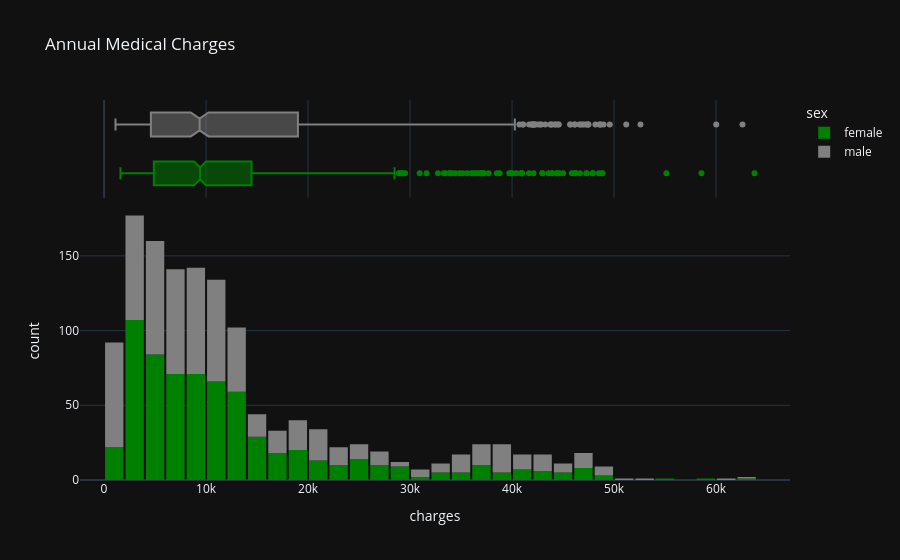

Here is the notebook cell this chart was saved with:
### Code cell
fig = px.histogram(medical_df,
                   x='charges',
                   marginal='box',
                   color='sex',
                   color_discrete_sequence=['green', 'grey'],
                   title='Annual Medical Charges')
fig.update_layout(bargap=0.1)
fig.show()

### Figure 1 — Plotly figure (JSON) as saved in the notebook; plotly's stock layout.template omitted (floating-point values rounded to 4 significant figures; data arrays with more than 128 entries replaced by an {"elided": "..."} marker saying what was removed)
{"data": [{"bingroup": "x", "hovertemplate": "sex=female<br>charges=%{x}<br>count=%{y}<extra></extra>", "legendgroup": "female", "marker": {"color": "green", "pattern": {"shape": ""}}, "name": "female", "orientation": "v", "showlegend": true, "x": {"elided": "662 float values"}, "xaxis": "x", "yaxis": "y", "type": "histogram"}, {"hovertemplate": "sex=female<br>charges=%{x}<extra></extra>", "legendgroup": "female", "marker": {"color": "green"}, "name": "female", "notched": true, "showlegend": false, "x": {"elided": "662 float values"}, "xaxis": "x2", "yaxis": "y2", "type": "box"}, {"bingroup": "x", "hovertemplate": "sex=male<br>charges=%{x}<br>count=%{y}<extra></extra>", "legendgroup": "male", "marker": {"color": "grey", "pattern": {"shape": ""}}, "name": "male", "orientation": "v", "showlegend": true, "x": {"elided": "676 float values"}, "xaxis": "x", "yaxis": "y", "type": "histogram"}, {"hovertemplate": "sex=male<br>charges=%{x}<extra></extra>", "legendgroup": "male", "marker": {"color": "grey"}, "name": "male", "notched": true, "showlegend": false, "x": {"elided": "676 float values"}, "xaxis": "x2", "yaxis": "y2", "type": "box"}], "layout": {"xaxis": {"anchor": "y", "domain": [0.0, 1.0], "title": {"text": "charges"}}, "yaxis": {"anchor": "x", "domain": [0.0, 0.7326], "title": {"text": "count"}}, "xaxis2": {"anchor": "y2", "domain": [0.0, 1.0], "matches": "x", "showticklabels": false, "showgrid": true}, "yaxis2": {"anchor": "x2", "domain": [0.7426, 1.0], "matches": "y2", "showticklabels": false, "showline": false, "ticks": "", "showgrid": false}, "legend": {"title": {"text": "sex"}, "tracegroupgap": 0}, "title": {"text": "Annual Medical Charges"}, "barmode": "relative", "bargap": 0.1}}
